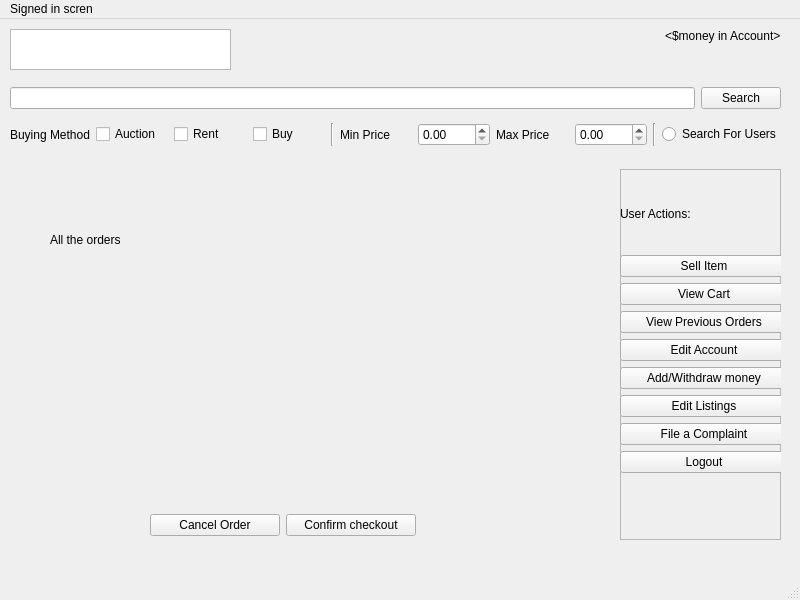
<?xml version="1.0" encoding="UTF-8"?>
<ui version="4.0">
 <class>MainWindow</class>
 <widget class="QMainWindow" name="MainWindow">
  <property name="geometry">
   <rect>
    <x>0</x>
    <y>0</y>
    <width>800</width>
    <height>600</height>
   </rect>
  </property>
  <property name="windowTitle">
   <string>MainWindow</string>
  </property>
  <widget class="QWidget" name="centralwidget">
   <widget class="QGraphicsView" name="Logo">
    <property name="geometry">
     <rect>
      <x>10</x>
      <y>10</y>
      <width>221</width>
      <height>41</height>
     </rect>
    </property>
   </widget>
   <widget class="QFrame" name="frame">
    <property name="geometry">
     <rect>
      <x>620</x>
      <y>150</y>
      <width>161</width>
      <height>371</height>
     </rect>
    </property>
    <property name="frameShape">
     <enum>QFrame::StyledPanel</enum>
    </property>
    <property name="frameShadow">
     <enum>QFrame::Raised</enum>
    </property>
    <widget class="QWidget" name="layoutWidget">
     <property name="geometry">
      <rect>
       <x>0</x>
       <y>10</y>
       <width>168</width>
       <height>294</height>
      </rect>
     </property>
     <layout class="QVBoxLayout" name="verticalLayout_4">
      <item>
       <widget class="QLabel" name="label_2">
        <property name="text">
         <string>User Actions:</string>
        </property>
       </widget>
      </item>
      <item>
       <widget class="QPushButton" name="sell_button">
        <property name="text">
         <string>Sell Item</string>
        </property>
       </widget>
      </item>
      <item>
       <widget class="QPushButton" name="cart_button">
        <property name="text">
         <string>View Cart</string>
        </property>
       </widget>
      </item>
      <item>
       <widget class="QPushButton" name="previous_orders_button">
        <property name="text">
         <string>View Previous Orders</string>
        </property>
       </widget>
      </item>
      <item>
       <widget class="QPushButton" name="edit_account_button">
        <property name="text">
         <string>Edit Account</string>
        </property>
       </widget>
      </item>
      <item>
       <widget class="QPushButton" name="withdraw_button">
        <property name="text">
         <string>Add/Withdraw money</string>
        </property>
       </widget>
      </item>
      <item>
       <widget class="QPushButton" name="edit_listings_button">
        <property name="text">
         <string>Edit Listings</string>
        </property>
       </widget>
      </item>
      <item>
       <widget class="QPushButton" name="complaint_button">
        <property name="text">
         <string>File a Complaint</string>
        </property>
       </widget>
      </item>
      <item>
       <widget class="QPushButton" name="signin_button">
        <property name="text">
         <string>Logout</string>
        </property>
       </widget>
      </item>
     </layout>
    </widget>
   </widget>
   <widget class="QWidget" name="layoutWidget">
    <property name="geometry">
     <rect>
      <x>10</x>
      <y>60</y>
      <width>771</width>
      <height>76</height>
     </rect>
    </property>
    <layout class="QVBoxLayout" name="verticalLayout">
     <item>
      <layout class="QHBoxLayout" name="horizontalLayout_3">
       <item>
        <widget class="QLineEdit" name="SearchInputBar"/>
       </item>
       <item>
        <widget class="QPushButton" name="SearchSubmissionButton">
         <property name="text">
          <string>Search</string>
         </property>
        </widget>
       </item>
      </layout>
     </item>
     <item>
      <layout class="QHBoxLayout" name="horizontalLayout">
       <item>
        <widget class="QLabel" name="label">
         <property name="text">
          <string>Buying Method</string>
         </property>
        </widget>
       </item>
       <item>
        <widget class="QCheckBox" name="AuctioncheckBox">
         <property name="text">
          <string>Auction</string>
         </property>
        </widget>
       </item>
       <item>
        <widget class="QCheckBox" name="rentcheckbox">
         <property name="text">
          <string>Rent</string>
         </property>
        </widget>
       </item>
       <item>
        <widget class="QCheckBox" name="Buycheckbox">
         <property name="text">
          <string>Buy</string>
         </property>
        </widget>
       </item>
       <item>
        <widget class="Line" name="line">
         <property name="orientation">
          <enum>Qt::Vertical</enum>
         </property>
        </widget>
       </item>
       <item>
        <widget class="QLabel" name="MinLabel">
         <property name="text">
          <string>Min Price</string>
         </property>
        </widget>
       </item>
       <item>
        <widget class="QDoubleSpinBox" name="MindoubleSpinBox"/>
       </item>
       <item>
        <widget class="QLabel" name="MinLabel_2">
         <property name="text">
          <string>Max Price</string>
         </property>
        </widget>
       </item>
       <item>
        <widget class="QDoubleSpinBox" name="MindoubleSpinBox_2"/>
       </item>
       <item>
        <widget class="Line" name="line_2">
         <property name="orientation">
          <enum>Qt::Vertical</enum>
         </property>
        </widget>
       </item>
       <item>
        <widget class="QRadioButton" name="radioButton_2">
         <property name="text">
          <string>Search For Users</string>
         </property>
        </widget>
       </item>
      </layout>
     </item>
    </layout>
   </widget>
   <widget class="QWidget" name="layoutWidget">
    <property name="geometry">
     <rect>
      <x>570</x>
      <y>10</y>
      <width>211</width>
      <height>15</height>
     </rect>
    </property>
    <layout class="QHBoxLayout" name="horizontalLayout_2">
     <item>
      <widget class="QLabel" name="first_name_text">
       <property name="text">
        <string>&lt;FirstName&gt;</string>
       </property>
      </widget>
     </item>
     <item>
      <widget class="QLabel" name="money_text">
       <property name="text">
        <string>&lt;$money in Account&gt;</string>
       </property>
      </widget>
     </item>
    </layout>
   </widget>
   <widget class="QLabel" name="label_3">
    <property name="geometry">
     <rect>
      <x>50</x>
      <y>170</y>
      <width>301</width>
      <height>101</height>
     </rect>
    </property>
    <property name="text">
     <string>All the orders </string>
    </property>
   </widget>
   <widget class="QWidget" name="">
    <property name="geometry">
     <rect>
      <x>150</x>
      <y>490</y>
      <width>266</width>
      <height>32</height>
     </rect>
    </property>
    <layout class="QHBoxLayout" name="horizontalLayout_4">
     <item>
      <widget class="QPushButton" name="pushButton_4">
       <property name="text">
        <string>Cancel Order</string>
       </property>
      </widget>
     </item>
     <item>
      <widget class="QPushButton" name="pushButton">
       <property name="text">
        <string>Confirm checkout</string>
       </property>
      </widget>
     </item>
    </layout>
   </widget>
   <zorder>layoutWidget</zorder>
   <zorder>frame</zorder>
   <zorder>layoutWidget</zorder>
   <zorder>Logo</zorder>
   <zorder>pushButton</zorder>
   <zorder>tableView</zorder>
   <zorder>pushButton_4</zorder>
   <zorder>label_3</zorder>
   <zorder>pushButton</zorder>
  </widget>
  <widget class="QMenuBar" name="menubar">
   <property name="geometry">
    <rect>
     <x>0</x>
     <y>0</y>
     <width>800</width>
     <height>22</height>
    </rect>
   </property>
   <widget class="QMenu" name="menuSigned_in_scren">
    <property name="title">
     <string>Signed in scren</string>
    </property>
   </widget>
   <addaction name="menuSigned_in_scren"/>
  </widget>
  <widget class="QStatusBar" name="statusbar"/>
 </widget>
 <resources/>
 <connections/>
</ui>
